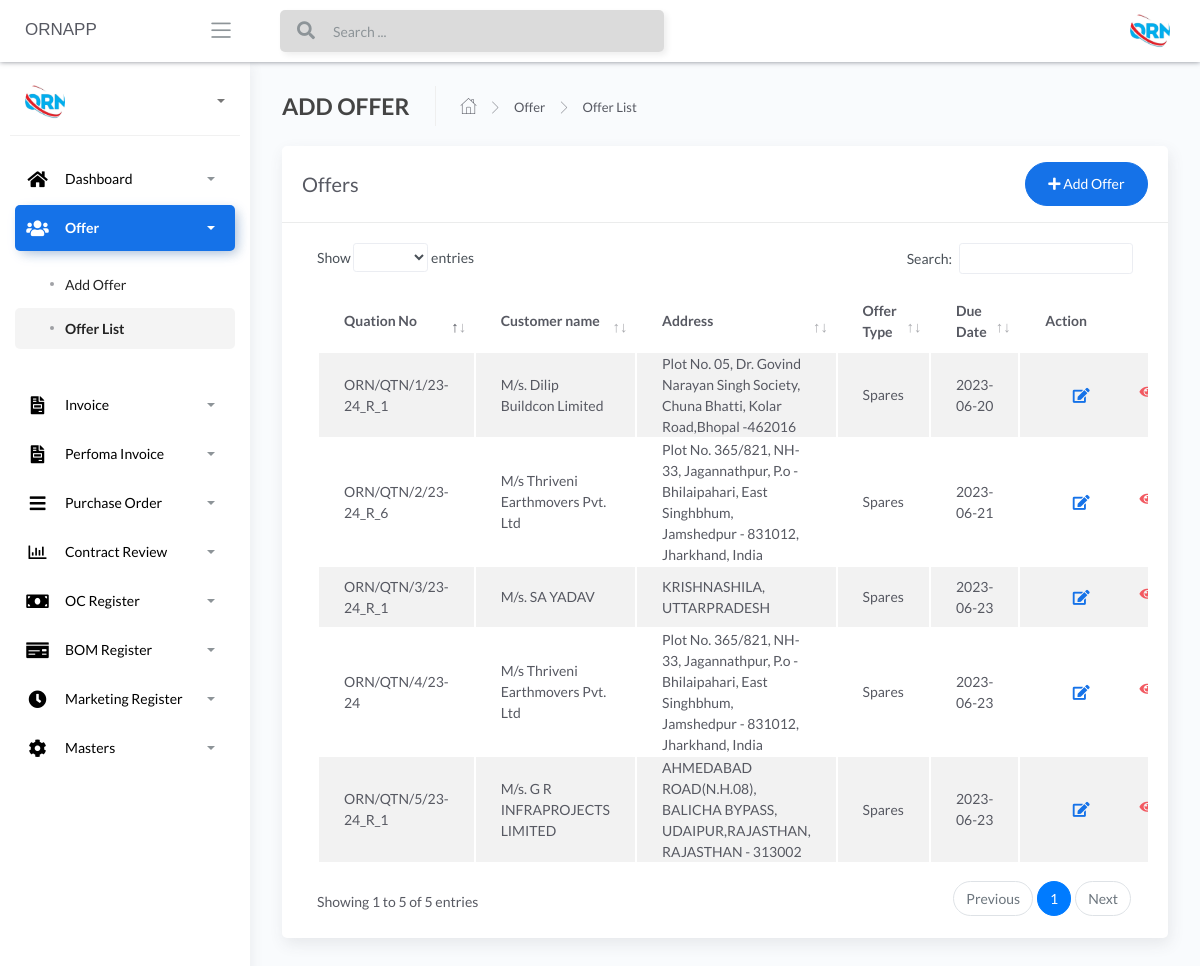
/offer-offerlist (signed in), run on the app's committed database.
### apps/home/models.py (models this page shows, shortened)
class AddOffer(db.Model):
    __tablename__ = "addoffer"
    id = db.Column(db.Integer, primary_key=True)
    customer_name_offer = db.Column(db.String())
    due_date_offer = db.Column(db.String())
    offer_type_offer = db.Column(db.String())
    quotation_number_offer = db.Column(db.String())
    marketing_person_offer = db.Column(db.String())
    currency_type_offer = db.Column(db.String())
    product_kit_offer_json = db.Column(db.String())
    grossAmount = db.Column(db.Float())
    discountType = db.Column(db.String())
    discountValue = db.Column(db.Float())
    assessableValue = db.Column(db.Float())
    pfPercentage = db.Column(db.Float())
    pfValue = db.Column(db.Float())
    freightValue = db.Column(db.Float())
    totalFreight = db.Column(db.Float())
    tcsPercentage = db.Column(db.Float())
    gstType = db.Column(db.String())
    tcsValue = db.Column(db.Float())
    gstPercentage = db.Column(db.Float())
    gstValue = db.Column(db.Float())
    roundOffType = db.Column(db.String())
    roundOffValue = db.Column(db.Float())
    grandTotal = db.Column(db.Float())
    subject_offer = db.Column(db.String())
    reference_offer = db.Column(db.String())
    description_offer = db.Column(db.String())
    footer_description_offer = db.Column(db.String())
    notes_offer = db.Column(db.String())
    price_basis_offer = db.Column(db.String())
    PandFcharges_offer = db.Column(db.String())
    igst_terms_offer = db.Column(db.String())
    hsn_code_offer = db.Column(db.String())
    payment_terms_offer = db.Column(db.String())
    delivery_terms_offer = db.Column(db.String())
    freight_terms_offer = db.Column(db.String())
    validity_terms_offer = db.Column(db.String())
    warrenty_terms_offer = db.Column(db.String())
    contract_review_Order_No = db.Column(db.String())
    contract_review_Order_Date = db.Column(db.String())
    contract_review_PO_Qty = db.Column(db.Integer())
    contract_review_Billing_Address = db.Column(db.String())
    contract_review_Delivery_Address_1 = db.Column(db.String())
    contract_review_Delivery_Address_2 = db.Column(db.String())
    contract_review_Delivery_Address_3 = db.Column(db.String())
    contract_review_Delivery_Address_4 = db.Column(db.String())
    contract_review_Delivery_Address_5 = db.Column(db.String())
    contract_review_Offer_No = db.Column(db.String())
    contract_review_Total_Cost = db.Column(db.Float())
    contract_review_price = db.Column(db.String())
    contract_review_price_1 = db.Column(db.String())
    contract_review_price_2 = db.Column(db.String())
    contract_review_packing_and_Forwarding = db.Column(db.String())
    contract_review_packing_and_Forwarding_1 = db.Column(db.String())
    contract_review_packing_and_Forwarding_2 = db.Column(db.String())
    contract_review_gst = db.Column(db.String())
    contract_review_gst_1 = db.Column(db.String())
    contract_review_gst_2 = db.Column(db.String())
    contract_review_delivery = db.Column(db.String())
    contract_review_delivery_1 = db.Column(db.String())
    contract_review_delivery_2 = db.Column(db.String())
    contract_review_warrantly = db.Column(db.String())
    contract_review_warrantly_1 = db.Column(db.String())
    contract_review_warrantly_2 = db.Column(db.String())
    contract_review_terms_of_pay = db.Column(db.String())
    contract_review_terms_of_pay_1 = db.Column(db.String())
    contract_review_terms_of_pay_2 = db.Column(db.String())
    contract_review_freight = db.Column(db.String())
    contract_review_freight_1 = db.Column(db.String())
    contract_review_freight_2 = db.Column(db.String())
    contract_review_preferred_transporter = db.Column(db.String())
    contract_review_preferred_transporter_1 = db.Column(db.String())
    contract_review_preferred_transporter_2 = db.Column(db.String())
    contract_review_contact_person = db.Column(db.String())
    contract_review_telephone_number = db.Column(db.String())
    contract_review_email_id = db.Column(db.String())
    contract_review_notes = db.Column(db.String())
    contract_review_approve = db.Column(db.INT())
    offer_conformation_number = db.Column(db.String())

### apps/home/routes.py (the view)
@blueprint.route('/offer-offerlist', methods=['GET', 'POST'])
@login_required
def retrieve_list():
    add_user = AddOffer.query.all()
    return render_template('home/users.html',add_user=add_user, segment='offer-offerlist')

### apps/__init__.py (called while the page is built)
def configure_database(app):
    @app.before_first_request
    def initialize_database():
        db.create_all()
    @app.teardown_request
    def shutdown_session(exception=None):
        db.session.remove()

### apps/authentication/models.py (called while the page is built)
@login_manager.user_loader
def user_loader(id):
    return Users.query.filter_by(id=id).first()

### apps/templates/home/users.html (shortened to what this page needs)
{% extends "layouts/base.html" %}
{% block content %}
	<div class="content">
		<div class="page-inner">
			<div class="page-header">
				<h4 class="page-title">ADD OFFER</h4>
				<ul class="breadcrumbs">
					<li class="nav-home">
						<a href="#">
							<i class="flaticon-home"></i>
						</a>
					</li>
					<li class="separator">
						<i class="flaticon-right-arrow"></i>
					</li>
					<li class="nav-item">
						<a href="#">Offer</a>
					</li>
					<li class="separator">
						<i class="flaticon-right-arrow"></i>
					</li>
					<li class="nav-item">
						<a href="#">Offer List</a>
					</li>
				</ul>
			</div>
			<div class="row">
				<div class="col-md-12">
					<div class="card">
						<div class="card-header">
							<div class="d-flex align-items-center">
								<h4 class="card-title">Offers</h4>
								<a href="/offer-addoffer" class="ml-auto">
									<button class="btn btn-primary btn-round ml-auto" data-toggle="modal"
										data-target="#addRowModal">
										<i class="fa fa-plus"></i>
										Add Offer
									</button>
								</a>
							</div>
						</div>
						<div class="card-body">
							<div class="table-responsive">
								<table id="add-row" class="display table table-striped table-hover" >
									<thead>
										<tr>
											<th>Quation No</th>
											<th>Customer name</th>
                                            <th>Address</th>
											<th>Offer Type</th>
											<th>Due Date</th>
											<th style="width: 10%">Action</th>
										</tr>
									</thead>
									<tbody>
										{% for user in add_user %}
											<tr
											{% if loop.index %2==0 %}
											{% else %}
											{% endif %}
											>
											<td>{{user.quotation_number_offer}}</td>
											<td>{{user.customer_name_offer}}</td>
											<td>{{user.contract_review_Billing_Address}}</td>
											<td>{{user.offer_type_offer}}</td>
											<td>{{user.due_date_offer}}</td>
											<td>
											<div class="form-button-action">
											<span style="font-size: 24px;color:green;">
											<a href="/{{user.id}}/edit-addoffer" type="button" class="btn btn-link btn-primary btn-lg"> <i class="fas fa-edit" ></i></a>
											</span>
											<span style="font-size: 24px;color:red;">
											<a href="/{{user.id}}/offer_pdf" type="button" class="btn btn-link btn-danger"> <i class="fa fa-eye"></i></a>
											</span>
											</div>
											</td>
										</tr>
									{% endfor %}
									</tbody>
								</table>
							</div>
						</div>
					</div>
				</div>
			</div>
		</div>
	</div>
{% endblock content %}

### data on the page
AddOffer: quotation_number_offer "ORN/QTN/1/23-24_R_1", customer_name_offer "M/s. Dilip Buildcon Limited", contract_review_Billing_Address "Plot No. 05, Dr. Govind Narayan Singh Society, Chuna Bhatti, Kolar Road,Bhopal -462016", offer_type_offer "Spares", due_date_offer "2023-06-20"
AddOffer: quotation_number_offer "ORN/QTN/2/23-24_R_6", customer_name_offer "M/s Thriveni Earthmovers Pvt. Ltd", contract_review_Billing_Address "Plot No. 365/821, NH-33, Jagannathpur, P.o - Bhilaipahari, East Singhbhum, Jamshedpur - 831012, Jharkhand, India", offer_type_offer "Spares", due_date_offer "2023-06-21"
AddOffer: quotation_number_offer "ORN/QTN/3/23-24_R_1", customer_name_offer "M/s. SA YADAV", contract_review_Billing_Address "KRISHNASHILA, UTTARPRADESH", offer_type_offer "Spares", due_date_offer "2023-06-23"
AddOffer: quotation_number_offer "ORN/QTN/4/23-24", customer_name_offer "M/s Thriveni Earthmovers Pvt. Ltd", contract_review_Billing_Address "Plot No. 365/821, NH-33, Jagannathpur, P.o - Bhilaipahari, East Singhbhum, Jamshedpur - 831012, Jharkhand, India", offer_type_offer "Spares", due_date_offer "2023-06-23"
AddOffer: quotation_number_offer "ORN/QTN/5/23-24_R_1", customer_name_offer "M/s. G R INFRAPROJECTS LIMITED", contract_review_Billing_Address "AHMEDABAD ROAD(N.H.08), BALICHA BYPASS, UDAIPUR,RAJASTHAN, RAJASTHAN - 313002", offer_type_offer "Spares", due_date_offer "2023-06-23"
